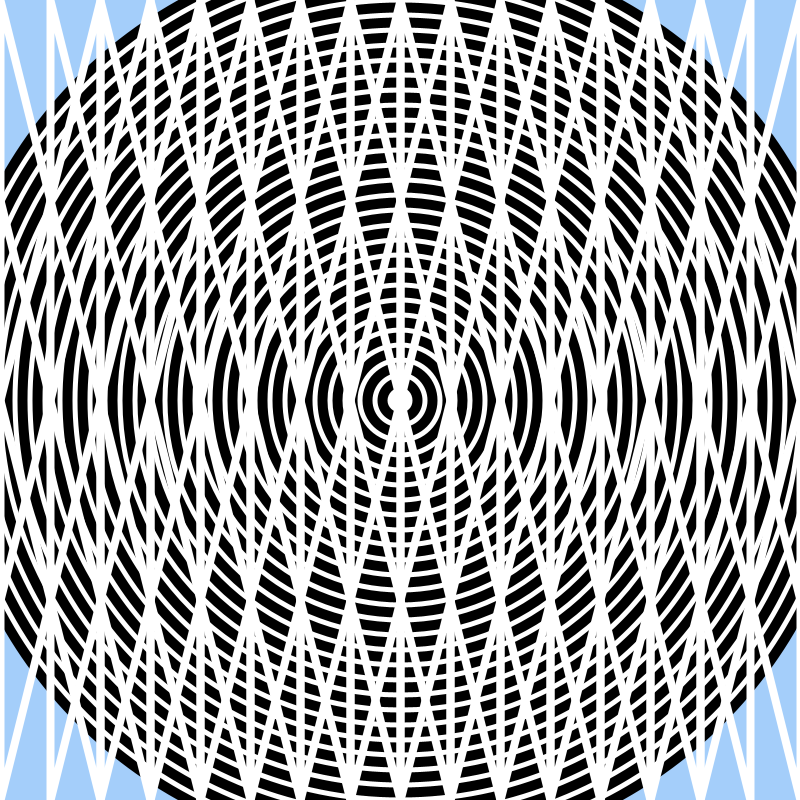
Frame 1 (no input)
Frame 60 (the mouse pressed at the canvas centre just before this capture): identical to frame 1, image omitted
Frame 120 (the mouse held since frame 60 and released just before this capture): identical to frame 1, image omitted

The Processing sketch that drew this single still picture (run headless with seeded random() and noise(); from frame 60 on, the mouse is pressed at the canvas centre):

// Processing sketch: processing_108143
// ── processing_108143.pde

float xoffset = 3;
int yoffset = 3;

void setup (){
  size(800, 800);
smooth();
}
 
void draw() {
background(164, 206, 250);
strokeWeight (10);
stroke (0,0,0);
fill (255,255,255);
 int i = 300;
  while (i > 0) {
    ellipse (width/2,height/2,5+xoffset*i,5+yoffset*i); 
    i = i - 10; // or i--
    println (i);}
noFill ();
strokeWeight(8);
stroke (255,255,255);
for (int x = 800; x > 0; x -=50) {
triangle (x, height/2, x-100, height,x-100,0);}
for (int x = 0; x < 800; x +=50) {
triangle (x, height/2, x+100, height,x+100,0);}
}
